Frame 1 (no input): blank canvas, image omitted
Frame 60 (the mouse pressed at the canvas centre just before this capture): blank canvas, image omitted
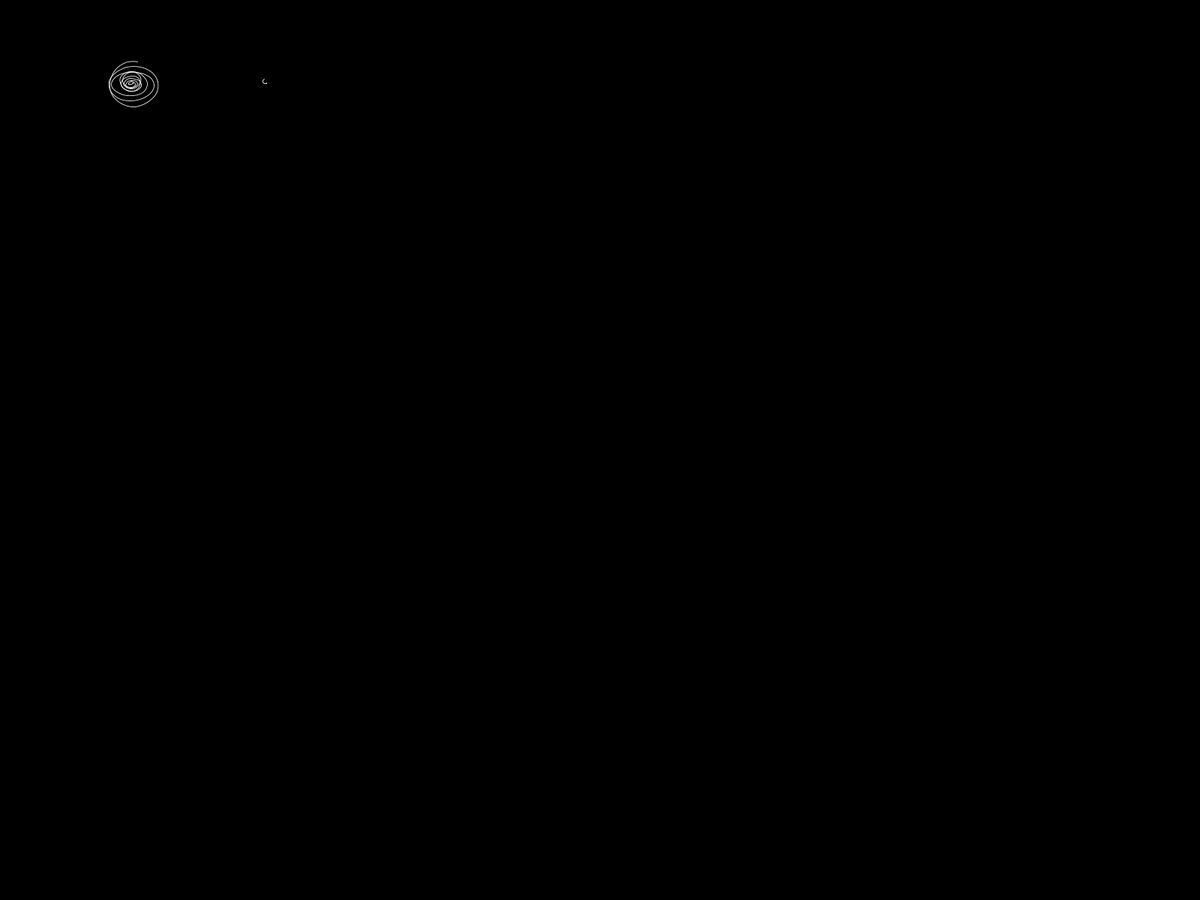
Frame 120 (the mouse held since frame 60 and released just before this capture)

The Processing sketch whose frames 1 and 60 were blank and that drew this single picture after the mouse press (run headless with seeded random() and noise(); from frame 60 on, the mouse is pressed at the canvas centre):

// Processing sketch: cerchietti3_1
// ── cerchietti3_1.pde
Circle[][] circles;
float NUM_COL = 8;
float fps= 60;
float scl;
int rows, cols, indexGlobal, tempo, count;

int BPM = 136;

void setup() {
  //size(800, 600);
  fullScreen();
  frameRate(fps);
  smooth(8);

  scl = width / (NUM_COL+1);
  cols = round(width / scl);
  rows = round(height / scl);
  circles = new Circle[cols][rows];

  float posX, posY;
  for (int i = 0; i < cols-1; i++) {
    for (int j = 0; j < rows-1; j++) {
      //println(i, "-", j);
      posX = scl*(i+1);
      posY = scl*(j+1);
      circles[i][j] = new Circle(posX, posY);
    }
  }

  indexGlobal = 0;
  tempo = framePerBeat(BPM);
  count = 0;

  stroke(255);
  strokeWeight(0.8);
  background(0);
  noFill();
  //frameRate(10);
}

void draw() {
  //print(" ", frameRate);
  count++;
  translate(-round((width%scl)/2), -round((height%scl)/2));

  if (indexGlobal < (rows-1)*(cols-1)) {
    int c = indexGlobal%(cols-1);
    int r = floor(indexGlobal/(cols-1));

    //println(c, "-", r);

    circles[c][r].show();

    fps = frameRate;
    tempo = framePerBeat(BPM);

    if (count > (tempo*4)) {
      //if (frameCount%(tempo*4) == 0) {
      //if (frameCount%(10) == 0) {
      indexGlobal ++;
      count = 0;
      //println(indexGlobal);
    }
  } 
  //else { exit(); }
}

int framePerBeat(int bpm) {
  //bpm++;
  int fpb;
  float bps = bpm / 60.0;
  float bpf = bps / (fps);
  fpb = round(1 / bpf);

  return fpb;
}

// ── Circle.pde
class Circle {

  float x;
  float y;
  float [] px, py;
  float maxR = 20;
  float nnn = 0.5;
  float radius;
  float ang, angVel, angVelMax, angAcc;


  Circle (float x, float y) {
    this.x = x;
    this.y = y;
    this.px = new float[4];
    this.py = new float[4];
    fillZeros(px);
    fillZeros(py);
    this.radius = 0;
    this.ang = 0;
    this.angVel = 0;
    this.angVelMax = 0.5;
    this.angAcc = 0.07;
  }

  void show() {
    float deltaX = radius*sqrt(2)*cos(ang);
    float deltaY = radius*sqrt(2)*sin(ang);

    float disX, disY, var1, var2;
    var1 = nnn*this.angVel*sin(TWO_PI*noise(frameCount/30.0));
    var2 = nnn*this.angVel*cos(TWO_PI*noise(frameCount/50.0)+0.1);

    disX = this.x + (1+var1)*deltaX + 0.5*var2*maxR;
    disY = this.y + (1+var2)*deltaY + 0.5*var1*maxR;

    //pusha nuovi valori
    shiftAndAdd(px, disX);
    shiftAndAdd(py, disY);

    //disegna
    if (checkNeg(px)) curve(px[0], py[0], px[1], py[1], px[2], py[2], px[3], py[3]);
    this.update();
  }

  void update() {
    if (radius < maxR) radius += 0.2;
    ang += angVel;
    if (angVel < angVelMax) angVel += angAcc;
  }

  void fillZeros(float[] arr) {
    for (int i = 0; i<arr.length; i++) arr[i] = -1;
  }

  // shift all the values to the left, and set the new value at the end
  void shiftAndAdd(float a[], float val) {
    int a_length = a.length;
    System.arraycopy(a, 1, a, 0, a_length-1);
    a[a_length-1] = val;
  }

  boolean checkNeg(float[] arr) { 
    for (int i = 0; i<arr.length-1; i++) {
      if (arr[i] < 0) return false;
    }
    return true;
  }
}
